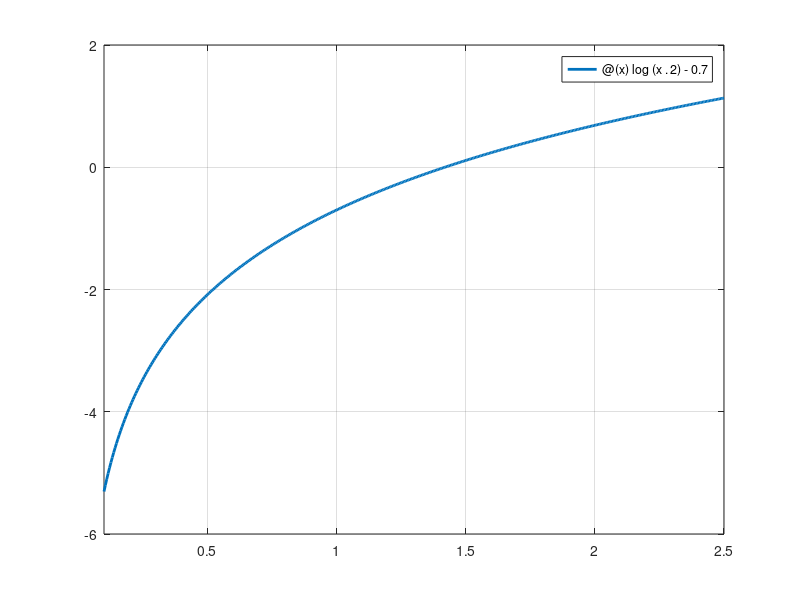

This figure's MATLAB source: (Note: this script raises an error after producing the figure.)
clc; clear; close all;
%% Problem #6: Root Finding for ln(x^2) = 0.7
f = @(x) log(x.^2) - 0.7;

%% (a) Graphical Method
figure;
fplot(f, [0.1, 2.5], 'LineWidth', 2);
grid on;
yline(0, 'r--', 'LineWidth', 1.5); % Reference line for root
xlabel('x');
ylabel('f(x)');
title('Graphical Method to Find the Root of ln(x^2) = 0.7');
legend('\ln(x^2) - 0.7', 'f(x) = 0', 'Location', 'best');
hold on;
%% (b) Bisection Method
xL = 0.5;
xU = 2.0;
tol = 1e-5;
max_iter = 100;

fprintf('--- Bisection Method ---\n');
if f(xL) * f(xU) > 0
    error('No root guaranteed in the interval [xL, xU].');
else
    fprintf('%-6s %-10s %-10s %-10s %-10s\n', 'Iter', 'xL', 'xU', 'xR', 'f(xR)');
    for iter = 1:max_iter
        xR = (xL + xU) / 2;
        fxR = f(xR);
        
        fprintf('%-6d %-10.5f %-10.5f %-10.5f %-10.5f\n', iter, xL, xU, xR, fxR);
        
        if abs(fxR) < tol || (xU - xL)/2 < tol
            break;
        end
        
        if f(xL) * fxR < 0
            xU = xR;
        else
            xL = xR;
        end
    end
    fprintf('Estimated positive root (Bisection): %.5f\n\n', xR);
end

%% (c) False-Position Method
xL = 0.5;
xU = 2.0;

fprintf('--- False-Position Method ---\n');
if f(xL) * f(xU) > 0
    error('No root guaranteed in the interval [xL, xU].');
else
    fprintf('%-6s %-10s %-10s %-10s %-10s\n', 'Iter', 'xL', 'xU', 'xR', 'f(xR)');
    xR_old = xL;
    for iter = 1:max_iter
        
        xR = xU - (f(xU) * (xL - xU)) / (f(xL) - f(xU));
        fxR = f(xR);
        
        fprintf('%-6d %-10.5f %-10.5f %-10.5f %-10.5f\n', iter, xL, xU, xR, fxR);
        
        % Check convergence using relative approximate error or absolute function value
        if abs(fxR) < tol || abs(xR - xR_old) < tol
            break;
        end
        xR_old = xR;
        
        if f(xL) * fxR < 0
            xU = xR;
        else
            xL = xR;
        end
    end
    fprintf('Estimated positive root (False-Position): %.5f\n', xR);
end
